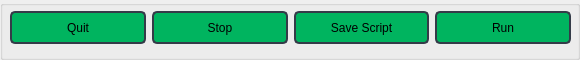
                             <widget class="QGroupBox" name="groupBox">
                              <property name="minimumSize">
                               <size>
                                <width>0</width>
                                <height>60</height>
                               </size>
                              </property>
                              <property name="maximumSize">
                               <size>
                                <width>16777215</width>
                                <height>60</height>
                               </size>
                              </property>
                              <property name="font">
                               <font>
                                <family>Segoe UI</family>
                               </font>
                              </property>
                              <property name="styleSheet">
                               <string notr="true"/>
                              </property>
                              <property name="title">
                               <string/>
                              </property>
                              <widget class="QWidget" name="layoutWidget">
                               <property name="geometry">
                                <rect>
                                 <x>10</x>
                                 <y>10</y>
                                 <width>561</width>
                                 <height>35</height>
                                </rect>
                               </property>
                               <layout class="QHBoxLayout" name="horizontalLayout_16">
                                <item>
                                 <widget class="QPushButton" name="quit_pushButton">
                                  <property name="minimumSize">
                                   <size>
                                    <width>0</width>
                                    <height>33</height>
                                   </size>
                                  </property>
                                  <property name="font">
                                   <font>
                                    <family>Segoe UI</family>
                                    <pointsize>9</pointsize>
                                   </font>
                                  </property>
                                  <property name="styleSheet">
                                   <string notr="true">QPushButton {
	border: 2px solid rgb(52, 59, 72);
	border-radius: 5px;	
	background-color: rgb(0, 180, 95);
}
QPushButton:hover {
	background-color: rgb(0, 152, 84);
	border: 2px solid rgb(61, 70, 86);
}
QPushButton:pressed {	
	background-color: rgb(220, 5, 100);
	border: 2px solid rgb(43, 50, 61);
}</string>
                                  </property>
                                  <property name="text">
                                   <string>Quit</string>
                                  </property>
                                  <property name="icon">
                                   <iconset resource="icons_path.qrc">
                                    <normaloff>:/16x16/icons/16x16/cil-account-logout.png</normaloff>:/16x16/icons/16x16/cil-account-logout.png</iconset>
                                  </property>
                                 </widget>
                                </item>
                                <item>
                                 <widget class="QPushButton" name="stop_pushButton">
                                  <property name="minimumSize">
                                   <size>
                                    <width>0</width>
                                    <height>33</height>
                                   </size>
                                  </property>
                                  <property name="font">
                                   <font>
                                    <family>Segoe UI</family>
                                    <pointsize>9</pointsize>
                                   </font>
                                  </property>
                                  <property name="styleSheet">
                                   <string notr="true">QPushButton {
	border: 2px solid rgb(52, 59, 72);
	border-radius: 5px;	
	background-color: rgb(0, 180, 95);
}
QPushButton:hover {
	background-color: rgb(0, 152, 84);
	border: 2px solid rgb(61, 70, 86);
}
QPushButton:pressed {	
	background-color: rgb(220, 5, 100);
	border: 2px solid rgb(43, 50, 61);
}</string>
                                  </property>
                                  <property name="text">
                                   <string>Stop</string>
                                  </property>
                                  <property name="icon">
                                   <iconset resource="icons_path.qrc">
                                    <normaloff>:/16x16/icons/16x16/cil-media-stop.png</normaloff>:/16x16/icons/16x16/cil-media-stop.png</iconset>
                                  </property>
                                 </widget>
                                </item>
                                <item>
                                 <widget class="QPushButton" name="pushButton_2">
                                  <property name="minimumSize">
                                   <size>
                                    <width>0</width>
                                    <height>33</height>
                                   </size>
                                  </property>
                                  <property name="font">
                                   <font>
                                    <family>Segoe UI</family>
                                    <pointsize>9</pointsize>
                                   </font>
                                  </property>
                                  <property name="styleSheet">
                                   <string notr="true">QPushButton {
	border: 2px solid rgb(52, 59, 72);
	border-radius: 5px;	
	background-color: rgb(0, 180, 95);
}
QPushButton:hover {
	background-color: rgb(0, 152, 84);
	border: 2px solid rgb(61, 70, 86);
}
QPushButton:pressed {	
	background-color: rgb(220, 5, 100);
	border: 2px solid rgb(43, 50, 61);
}</string>
                                  </property>
                                  <property name="text">
                                   <string>Save Script</string>
                                  </property>
                                  <property name="icon">
                                   <iconset resource="icons_path.qrc">
                                    <normaloff>:/16x16/icons/16x16/cil-save.png</normaloff>:/16x16/icons/16x16/cil-save.png</iconset>
                                  </property>
                                 </widget>
                                </item>
                                <item>
                                 <widget class="QPushButton" name="Run">
                                  <property name="minimumSize">
                                   <size>
                                    <width>0</width>
                                    <height>33</height>
                                   </size>
                                  </property>
                                  <property name="font">
                                   <font>
                                    <family>Segoe UI</family>
                                    <pointsize>9</pointsize>
                                   </font>
                                  </property>
                                  <property name="styleSheet">
                                   <string notr="true">QPushButton {
	border: 2px solid rgb(52, 59, 72);
	border-radius: 5px;	
	background-color: rgb(0, 180, 95);
}
QPushButton:hover {
	background-color: rgb(0, 152, 84);
	border: 2px solid rgb(61, 70, 86);
}
QPushButton:pressed {	
	background-color: rgb(220, 5, 100);
	border: 2px solid rgb(43, 50, 61);
}</string>
                                  </property>
                                  <property name="text">
                                   <string>Run</string>
                                  </property>
                                  <property name="icon">
                                   <iconset resource="icons_path.qrc">
                                    <normaloff>:/16x16/icons/16x16/cil-media-play.png</normaloff>:/16x16/icons/16x16/cil-media-play.png</iconset>
                                  </property>
                                 </widget>
                                </item>
                               </layout>
                              </widget>
                             </widget>
